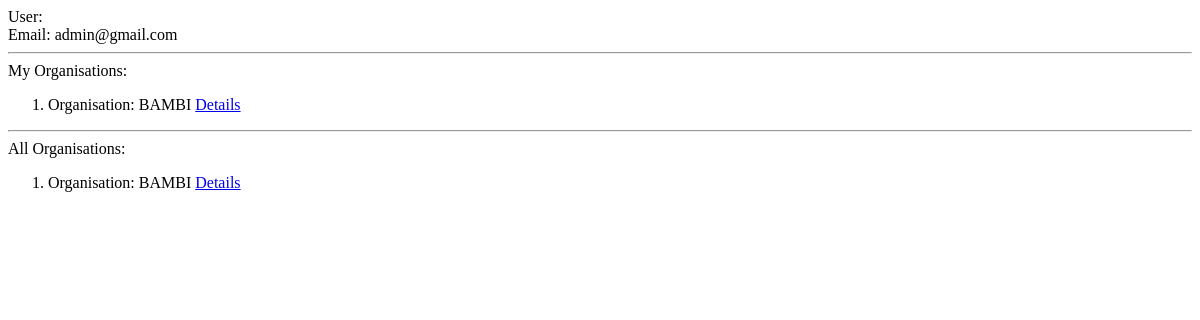
The page /user/1 (signed in) on the database as committed earlier.
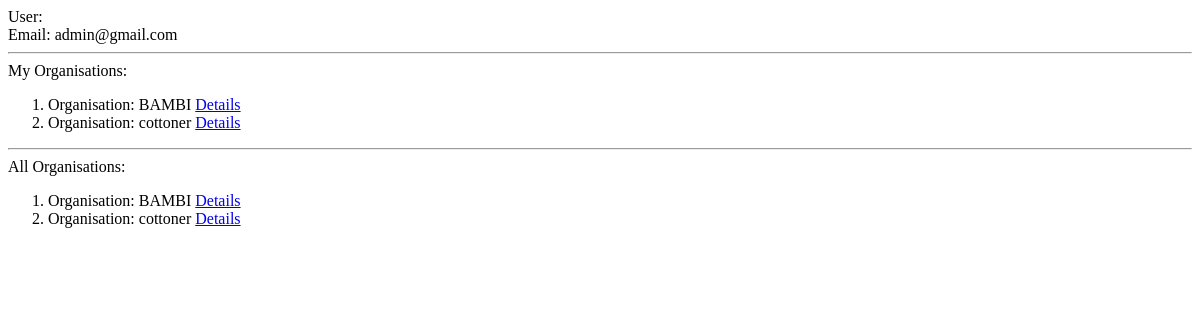
The same page on the database as committed later.
### organisations/models.py (models this page shows, shortened)
class Organisation(models.Model):
    name = models.CharField(max_length=200)
    email = models.EmailField(max_length=254)

### connectedERM/views.py (the view)
# urls.py: path('user/<int:user_id>', views.dashboard),
def dashboard(request, user_id):
    if (request.user.id == user_id):
        user = request.user
        organisations = UserOrganisation.objects.filter(user=user.id).values('organisation', 'organisation__name')
        otherOrganisations = Organisation.objects.all()
        return render(request,
            'dashboard.html', {
                'user' : user,
                'my_organisations' : organisations,
                'other_organisations' : otherOrganisations,
            })
    else:
        return redirect('/login')

### connectedERM/templates/dashboard.html (shortened to what this page needs)
Email: {{ user.email }}
<hr>
My Organisations: <br>
{% if my_organisations %}
    <ol>
    {% for organisation in my_organisations %}
        <li>
            Organisation: {{ organisation.organisation__name }}
            <a href="../organisations/{{organisation.organisation}}">Details</a>
        </li>
    {% endfor %}
    </ol>
{% else %}
    <p>No organisations.</p>
{% endif %}
<hr>
All Organisations: <br>
{% if other_organisations %}
    <ol>
    {% for organisation in other_organisations %}
        <li>
            Organisation: {{ organisation.name }}
            <a href="../organisations/{{organisation.id}}">Details</a>
        </li>
    {% endfor %}
    </ol>
{% else %}
    <p>No organisations.</p>
{% endif %}

Rows that differ between the two databases and show on the page:
added Organisation: name "cottoner"
Other text that changed with them:
new list line: "Organisation: cottoner Details"
